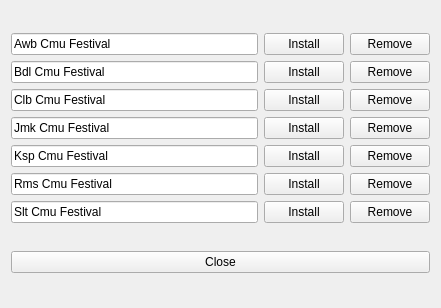
<?xml version="1.0" encoding="UTF-8"?>
<ui version="4.0">
 <class>InstallVoicesDialog</class>
 <widget class="QDialog" name="InstallVoicesDialog">
  <property name="geometry">
   <rect>
    <x>0</x>
    <y>0</y>
    <width>441</width>
    <height>308</height>
   </rect>
  </property>
  <property name="windowTitle">
   <string>Install/Remove Festival voices</string>
  </property>
  <layout class="QGridLayout" name="gridLayout_2">
   <item row="0" column="0">
    <layout class="QGridLayout" name="gridLayout">
     <item row="0" column="0">
      <layout class="QHBoxLayout" name="horizontalLayout">
       <item>
        <widget class="QLineEdit" name="AwbLineEdit">
         <property name="enabled">
          <bool>true</bool>
         </property>
         <property name="text">
          <string>Awb Cmu Festival</string>
         </property>
         <property name="readOnly">
          <bool>true</bool>
         </property>
        </widget>
       </item>
       <item>
        <widget class="QPushButton" name="awbInstallButton">
         <property name="text">
          <string>Install</string>
         </property>
         <property name="autoDefault">
          <bool>false</bool>
         </property>
        </widget>
       </item>
       <item>
        <widget class="QPushButton" name="awbRemoveButton">
         <property name="text">
          <string>Remove</string>
         </property>
         <property name="autoDefault">
          <bool>false</bool>
         </property>
        </widget>
       </item>
      </layout>
     </item>
     <item row="1" column="0">
      <layout class="QHBoxLayout" name="horizontalLayout_2">
       <item>
        <widget class="QLineEdit" name="BdlLineEdit">
         <property name="enabled">
          <bool>true</bool>
         </property>
         <property name="text">
          <string>Bdl Cmu Festival</string>
         </property>
         <property name="readOnly">
          <bool>true</bool>
         </property>
        </widget>
       </item>
       <item>
        <widget class="QPushButton" name="bdlInstallButton">
         <property name="text">
          <string>Install</string>
         </property>
         <property name="autoDefault">
          <bool>false</bool>
         </property>
        </widget>
       </item>
       <item>
        <widget class="QPushButton" name="bdlRemoveButton">
         <property name="text">
          <string>Remove</string>
         </property>
         <property name="autoDefault">
          <bool>false</bool>
         </property>
        </widget>
       </item>
      </layout>
     </item>
     <item row="2" column="0">
      <layout class="QHBoxLayout" name="horizontalLayout_3">
       <item>
        <widget class="QLineEdit" name="ClbLineEdit">
         <property name="enabled">
          <bool>true</bool>
         </property>
         <property name="text">
          <string>Clb Cmu Festival</string>
         </property>
         <property name="readOnly">
          <bool>true</bool>
         </property>
        </widget>
       </item>
       <item>
        <widget class="QPushButton" name="clbInstallButton">
         <property name="text">
          <string>Install</string>
         </property>
         <property name="autoDefault">
          <bool>false</bool>
         </property>
        </widget>
       </item>
       <item>
        <widget class="QPushButton" name="clbRemoveButton">
         <property name="text">
          <string>Remove</string>
         </property>
         <property name="autoDefault">
          <bool>false</bool>
         </property>
        </widget>
       </item>
      </layout>
     </item>
     <item row="3" column="0">
      <layout class="QHBoxLayout" name="horizontalLayout_4">
       <item>
        <widget class="QLineEdit" name="JmkLineEdit">
         <property name="enabled">
          <bool>true</bool>
         </property>
         <property name="text">
          <string>Jmk Cmu Festival</string>
         </property>
         <property name="readOnly">
          <bool>true</bool>
         </property>
        </widget>
       </item>
       <item>
        <widget class="QPushButton" name="jmkInstallButton">
         <property name="text">
          <string>Install</string>
         </property>
         <property name="autoDefault">
          <bool>false</bool>
         </property>
        </widget>
       </item>
       <item>
        <widget class="QPushButton" name="jmkRemoveButton">
         <property name="text">
          <string>Remove</string>
         </property>
         <property name="autoDefault">
          <bool>false</bool>
         </property>
        </widget>
       </item>
      </layout>
     </item>
     <item row="4" column="0">
      <layout class="QHBoxLayout" name="horizontalLayout_5">
       <item>
        <widget class="QLineEdit" name="KspLineEdit">
         <property name="enabled">
          <bool>true</bool>
         </property>
         <property name="text">
          <string>Ksp Cmu Festival</string>
         </property>
         <property name="readOnly">
          <bool>true</bool>
         </property>
        </widget>
       </item>
       <item>
        <widget class="QPushButton" name="kspInstallButton">
         <property name="text">
          <string>Install</string>
         </property>
         <property name="autoDefault">
          <bool>false</bool>
         </property>
        </widget>
       </item>
       <item>
        <widget class="QPushButton" name="kspRemoveButton">
         <property name="text">
          <string>Remove</string>
         </property>
         <property name="autoDefault">
          <bool>false</bool>
         </property>
        </widget>
       </item>
      </layout>
     </item>
     <item row="5" column="0">
      <layout class="QHBoxLayout" name="horizontalLayout_6">
       <item>
        <widget class="QLineEdit" name="RmsLineEdit">
         <property name="enabled">
          <bool>true</bool>
         </property>
         <property name="text">
          <string>Rms Cmu Festival</string>
         </property>
         <property name="readOnly">
          <bool>true</bool>
         </property>
        </widget>
       </item>
       <item>
        <widget class="QPushButton" name="rmsInstallButton">
         <property name="text">
          <string>Install</string>
         </property>
         <property name="autoDefault">
          <bool>false</bool>
         </property>
        </widget>
       </item>
       <item>
        <widget class="QPushButton" name="rmsRemoveButton">
         <property name="text">
          <string>Remove</string>
         </property>
         <property name="autoDefault">
          <bool>false</bool>
         </property>
        </widget>
       </item>
      </layout>
     </item>
     <item row="6" column="0">
      <layout class="QHBoxLayout" name="horizontalLayout_7">
       <item>
        <widget class="QLineEdit" name="SltLineEdit">
         <property name="enabled">
          <bool>true</bool>
         </property>
         <property name="text">
          <string>Slt Cmu Festival</string>
         </property>
         <property name="readOnly">
          <bool>true</bool>
         </property>
        </widget>
       </item>
       <item>
        <widget class="QPushButton" name="sltInstallButton">
         <property name="text">
          <string>Install</string>
         </property>
         <property name="autoDefault">
          <bool>false</bool>
         </property>
        </widget>
       </item>
       <item>
        <widget class="QPushButton" name="sltRemoveButton">
         <property name="text">
          <string>Remove</string>
         </property>
         <property name="autoDefault">
          <bool>false</bool>
         </property>
        </widget>
       </item>
      </layout>
     </item>
    </layout>
   </item>
   <item row="1" column="0">
    <widget class="QPushButton" name="closeButton">
     <property name="text">
      <string>Close</string>
     </property>
     <property name="autoDefault">
      <bool>false</bool>
     </property>
    </widget>
   </item>
  </layout>
 </widget>
 <tabstops>
  <tabstop>AwbLineEdit</tabstop>
  <tabstop>awbInstallButton</tabstop>
  <tabstop>awbRemoveButton</tabstop>
  <tabstop>BdlLineEdit</tabstop>
  <tabstop>bdlInstallButton</tabstop>
  <tabstop>bdlRemoveButton</tabstop>
  <tabstop>ClbLineEdit</tabstop>
  <tabstop>clbInstallButton</tabstop>
  <tabstop>clbRemoveButton</tabstop>
  <tabstop>JmkLineEdit</tabstop>
  <tabstop>jmkInstallButton</tabstop>
  <tabstop>jmkRemoveButton</tabstop>
  <tabstop>KspLineEdit</tabstop>
  <tabstop>kspInstallButton</tabstop>
  <tabstop>kspRemoveButton</tabstop>
  <tabstop>RmsLineEdit</tabstop>
  <tabstop>rmsInstallButton</tabstop>
  <tabstop>rmsRemoveButton</tabstop>
  <tabstop>SltLineEdit</tabstop>
  <tabstop>sltInstallButton</tabstop>
  <tabstop>sltRemoveButton</tabstop>
  <tabstop>closeButton</tabstop>
 </tabstops>
 <resources/>
 <connections/>
</ui>
